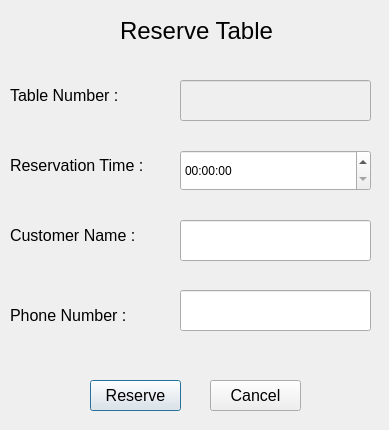
<?xml version="1.0" encoding="UTF-8"?>
<ui version="4.0">
 <class>reserve</class>
 <widget class="QDialog" name="reserve">
  <property name="geometry">
   <rect>
    <x>0</x>
    <y>0</y>
    <width>389</width>
    <height>430</height>
   </rect>
  </property>
  <property name="windowTitle">
   <string>Dialog</string>
  </property>
  <widget class="QLabel" name="label">
   <property name="geometry">
    <rect>
     <x>120</x>
     <y>10</y>
     <width>221</width>
     <height>41</height>
    </rect>
   </property>
   <property name="font">
    <font>
     <pointsize>18</pointsize>
    </font>
   </property>
   <property name="text">
    <string>Reserve Table</string>
   </property>
  </widget>
  <widget class="QLineEdit" name="CustomerName">
   <property name="geometry">
    <rect>
     <x>180</x>
     <y>220</y>
     <width>191</width>
     <height>41</height>
    </rect>
   </property>
  </widget>
  <widget class="QLineEdit" name="PhoneNum">
   <property name="geometry">
    <rect>
     <x>180</x>
     <y>290</y>
     <width>191</width>
     <height>41</height>
    </rect>
   </property>
  </widget>
  <widget class="QPushButton" name="btnReserve">
   <property name="geometry">
    <rect>
     <x>90</x>
     <y>380</y>
     <width>91</width>
     <height>31</height>
    </rect>
   </property>
   <property name="font">
    <font>
     <pointsize>12</pointsize>
    </font>
   </property>
   <property name="text">
    <string>Reserve</string>
   </property>
  </widget>
  <widget class="QLabel" name="label_2">
   <property name="geometry">
    <rect>
     <x>10</x>
     <y>80</y>
     <width>131</width>
     <height>31</height>
    </rect>
   </property>
   <property name="font">
    <font>
     <pointsize>12</pointsize>
    </font>
   </property>
   <property name="text">
    <string>Table Number :</string>
   </property>
  </widget>
  <widget class="QLabel" name="label_3">
   <property name="geometry">
    <rect>
     <x>10</x>
     <y>150</y>
     <width>161</width>
     <height>31</height>
    </rect>
   </property>
   <property name="font">
    <font>
     <pointsize>12</pointsize>
    </font>
   </property>
   <property name="text">
    <string>Reservation Time :</string>
   </property>
  </widget>
  <widget class="QLabel" name="label_4">
   <property name="geometry">
    <rect>
     <x>10</x>
     <y>220</y>
     <width>151</width>
     <height>31</height>
    </rect>
   </property>
   <property name="font">
    <font>
     <pointsize>12</pointsize>
    </font>
   </property>
   <property name="text">
    <string>Customer Name :</string>
   </property>
  </widget>
  <widget class="QLabel" name="label_5">
   <property name="geometry">
    <rect>
     <x>10</x>
     <y>300</y>
     <width>141</width>
     <height>31</height>
    </rect>
   </property>
   <property name="font">
    <font>
     <pointsize>12</pointsize>
    </font>
   </property>
   <property name="text">
    <string>Phone Number :</string>
   </property>
  </widget>
  <widget class="QPushButton" name="Cancelbtn">
   <property name="geometry">
    <rect>
     <x>210</x>
     <y>380</y>
     <width>91</width>
     <height>31</height>
    </rect>
   </property>
   <property name="font">
    <font>
     <pointsize>12</pointsize>
    </font>
   </property>
   <property name="text">
    <string>Cancel</string>
   </property>
  </widget>
  <widget class="QLineEdit" name="TableNum">
   <property name="enabled">
    <bool>false</bool>
   </property>
   <property name="geometry">
    <rect>
     <x>180</x>
     <y>80</y>
     <width>191</width>
     <height>41</height>
    </rect>
   </property>
  </widget>
  <widget class="QTimeEdit" name="ReservationTime">
   <property name="geometry">
    <rect>
     <x>180</x>
     <y>150</y>
     <width>191</width>
     <height>41</height>
    </rect>
   </property>
  </widget>
 </widget>
 <resources/>
 <connections/>
</ui>
